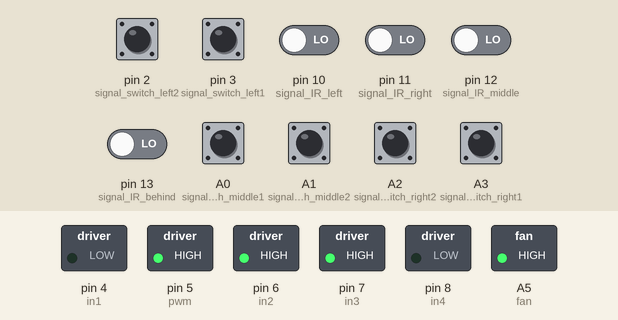
A sketch run on a simulated Arduino Uno, built with avr-gcc and run on an emulated ATmega328P. Shown: switched loads named in the sketch (green lamp = pin HIGH). Inputs (shaded band) come from the test bench; at power-on: A0 (signal_switch_middle1), A1 (signal_switch_middle2), A2 (signal_switch_right2), A3 (signal_switch_right1), pin 2 (signal_switch_left2), pin 3 (signal_switch_left1) HIGH, pin 10 (signal_IR_left), pin 11 (signal_IR_right), pin 12 (signal_IR_middle), pin 13 (signal_IR_behind) LOW. What the sketch prints to the serial monitor is not drawn.

Above: at 1.2 s.
1.3 s: pin 2 (signal_switch_left2) pulled LOW for 0.15 s
At 2.9 s:
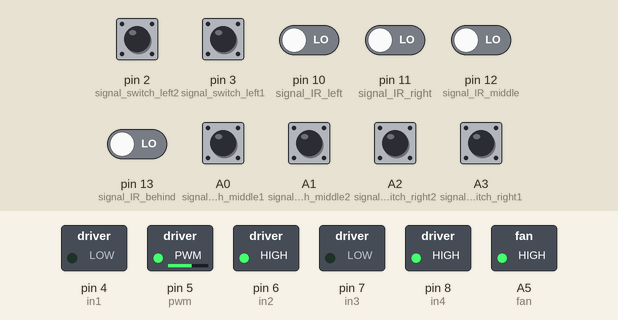
4.3 s: pin 12 (signal_IR_middle) driven HIGH
At 5.16 s:
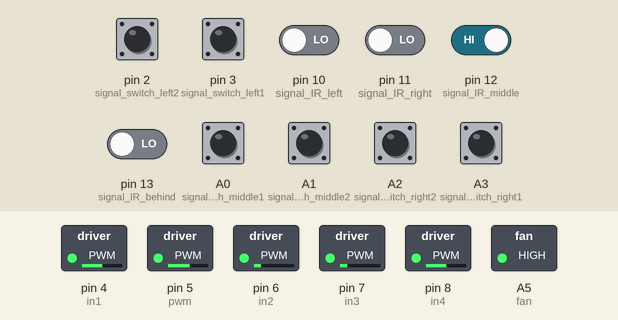
7.3 s: A3 (signal_switch_right1) pulled LOW for 0.15 s
At 7.56 s:
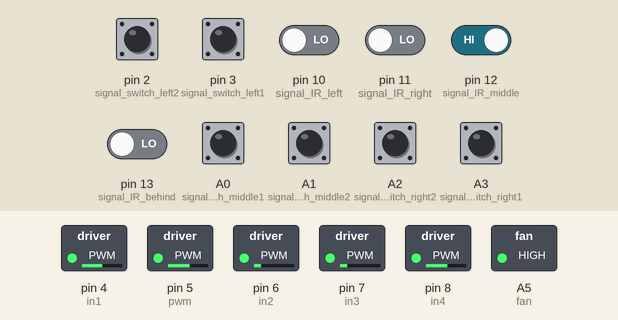
10.3 s: pin 3 (signal_switch_left1) pulled LOW for 1 s
At 11.7 s:
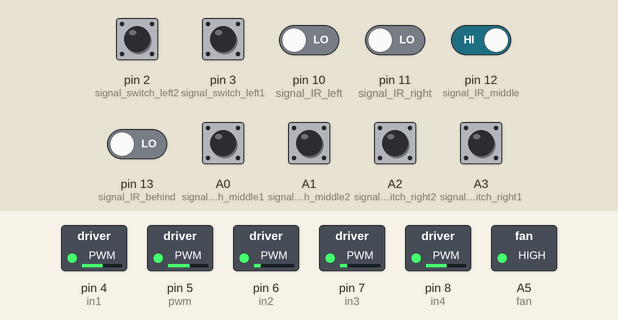
13.3 s: A0 (signal_switch_middle1) pulled LOW for 1 s
16.3 s: pin 12 (signal_IR_middle) driven LOW
At 18.3 s:
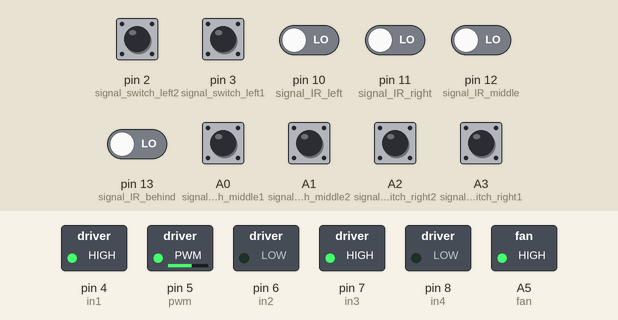
Timing chart, 0 to 20.2 s (numbered marks = the images above; inputs shaded):
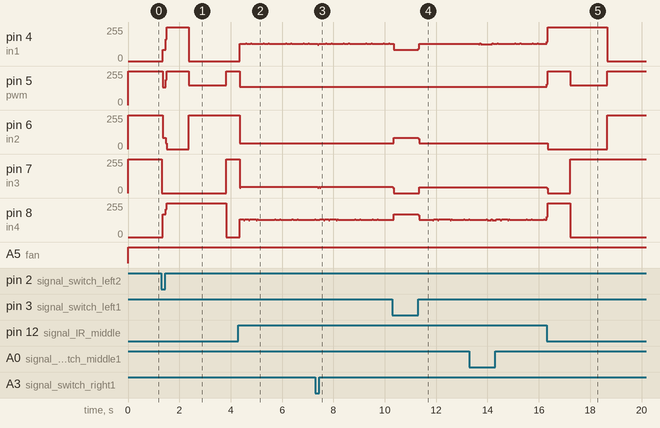

The sketch:

vaccumV2.ino
```cpp
/* mart vaccum cleaner V2
This program use for UNO R3 board

Units:
- Moving: L298 (left = 1-2, right = 3-4)
- Cleaner: relay
- Sensor: switch, IR

pin map:
- L298: 4 -> 8
- relay: 9
- IR: 10 -> 13   b:true = 1, false = 0 --
- switch: A0 -> A5    (true = 0,  = 1)

*/

// Declare pin for L298
const byte in1 = 4;
const byte in2 = 6;
const byte in3 = 7;
const byte in4 = 8;
const byte pwm = 5;

// Declare relay
#define fan A5

// Declare switch
#define signal_switch_left1 3     //A0
#define signal_switch_left2 2     //A1
#define signal_switch_middle1 A0  //A2
#define signal_switch_middle2 A1  //A3
#define signal_switch_right1 A3   //2
#define signal_switch_right2 A2   //3

// Declare IR
const byte signal_IR_left = 10;    //10;
const byte signal_IR_middle = 12;  //11;
const byte signal_IR_right = 11;   //12;
const byte signal_IR_behind = 13;

// Limited time (milisecond)
const int turn_half = 200;
const int turn_full = 300;
const int back = 500;

// previod turning
char p_turn = 'l';

// time processing
long long s_time = millis();

// setup
void setup() {
  // setup pin
  pinMode(4, OUTPUT);
  pinMode(5, OUTPUT);
  pinMode(6, OUTPUT);
  pinMode(7, OUTPUT);
  pinMode(8, OUTPUT);
  pinMode(A5, OUTPUT);

  pinMode(10, INPUT);
  pinMode(11, INPUT);
  pinMode(12, INPUT);
  pinMode(13, INPUT);
  pinMode(A0, INPUT_PULLUP);
  pinMode(A1, INPUT_PULLUP);
  pinMode(A2, INPUT_PULLUP);
  pinMode(A3, INPUT_PULLUP);
  pinMode(2, INPUT_PULLUP);
  pinMode(3, INPUT_PULLUP);

  digitalWrite(fan, 0);
  // Display unit
  Serial.begin(9600);
}

// Moving unit
void forward(byte speed = 255) {
  digitalWrite(in1, 0);
  digitalWrite(in2, 1);

  digitalWrite(in3, 1);
  digitalWrite(in4, 0);

  analogWrite(pwm, speed);
}

void backward(byte speed = 255) {
  digitalWrite(in1, 1);
  digitalWrite(in2, 0);

  digitalWrite(in3, 0);
  digitalWrite(in4, 1);

  analogWrite(pwm, speed);
}

void turnleft(byte speed = 150) {
  digitalWrite(in1, 1);
  digitalWrite(in2, 0);

  digitalWrite(in3, 1);
  digitalWrite(in4, 0);

  analogWrite(pwm, speed);
}

void turnright(byte speed = 150) {
  digitalWrite(in1, 0);
  digitalWrite(in2, 1);

  digitalWrite(in3, 0);
  digitalWrite(in4, 1);

  analogWrite(pwm, speed);
}

void stop(byte speed = 0) {
  digitalWrite(in1, 0);
  digitalWrite(in2, 0);

  digitalWrite(in3, 0);
  digitalWrite(in4, 0);

  analogWrite(pwm, speed);
}

// making delay
void DELAY(int time) {
  for (int n = 0; n < time; n++) {
    delay(1);
    if (digitalRead(signal_switch_left1) == 0 || digitalRead(signal_switch_left2) == 0 || digitalRead(signal_switch_right1) == 0 || digitalRead(signal_switch_right2) == 0 || digitalRead(signal_switch_middle1) == 0 || digitalRead(signal_switch_middle2) == 0 || digitalRead(signal_IR_left) == 1 || digitalRead(signal_IR_middle) == 1 || digitalRead(signal_IR_right) == 1 || digitalRead(signal_IR_behind) == 1) {
      break;
    }
    Serial.println(n);
  }
  // delay(turn_full);
  stop();
}

char get_signal() {
  if (digitalRead(signal_switch_left1) == 0 || digitalRead(signal_switch_left2) == 0 || digitalRead(signal_IR_left) == 1) {
     return 'l';
  } else if (digitalRead(signal_switch_middle1) == 0 || digitalRead(signal_switch_middle2) == 0 || digitalRead(signal_IR_middle) == 1) {
     return 'm';
  } else if (digitalRead(signal_switch_right1) == 0 || digitalRead(signal_switch_right2) == 0 || digitalRead(signal_IR_right) == 1) {
     return 'r';
  } else if (digitalRead(signal_IR_behind) == 1){
    return 'b';
  }else {
    return 'n';
  }
}

// main
void loop() {
  if (millis() - s_time < 1800000) {
    digitalWrite(fan, 1);
    char result = get_signal();
    Serial.println(result);
    if (result == 'l') {
      backward();
      DELAY(turn_half);
      turnright();
      DELAY(turn_full);
      p_turn = 'r';
    } else if (result == 'r') {
      backward();
      DELAY(turn_half);
      turnleft();
      p_turn = 'l';
      DELAY(turn_full);
    } else if (result == 'm') {
      backward();
      DELAY(turn_half);
      if (p_turn == 'l') {
        turnright();
        p_turn = 'r';
      } else if (p_turn = 'r') {
        turnleft();
        p_turn = 'l';
      }
      DELAY(turn_full);
    } else if(result == 'b'){
      forward();
      DELAY(turn_half);
      if (p_turn == 'r') {
        turnright();
        p_turn = 'r';
      } else if (p_turn = 'l') {
        turnleft();
        p_turn = 'l';
      }
      DELAY(turn_full);
    }else {
      forward();
    }
  } else {
    digitalWrite(fan, 0);
    stop();
    delay(1000000);
    s_time = millis();
  }
}
```

Measured:
- after the input at 1.3 s, pin 4 (in1): 0/255 → 86/255 after 0.05 s, → 255/255 0.12 s later, → 0/255 0.91 s later; pin 5 (pwm): 255/255 → 134/255 after 0.05 s, → 255/255 0.12 s later, → 150/255 0.91 s later, → 255/255 1.4 s later
- after the input at 4.3 s, pin 5 (pwm): 255/255 → 137/255 after 0.05 s; pin 6 (in2): 255/255 → 43/255 after 0.05 s; pin 7 (in3): 255/255 → 46/255 after 0.05 s
- after the input at 7.3 s, pin 7 (in3): alternates 46/255 for 0.04 s and 40/255 for 0.04 s, 4 changes in all, then stays 46/255, starting after 0.09 s
- after the input at 10.3 s, pin 6 (in2): 43/255 → 86/255 after 0.05 s, → 42/255 0.96 s later; pin 7 (in3): 46/255 → 0/255 at once, → 45/255 1.0 s later
- after the input at 16.3 s, pin 5 (pwm): 137/255 → 255/255 at once, → 150/255 0.92 s later, → 255/255 1.4 s later; pin 6 (in2): 42/255 → 0/255 after 0.05 s, → 255/255 2.3 s later; pin 7 (in3): 45/255 → 0/255 at once, → 255/255 0.92 s later
